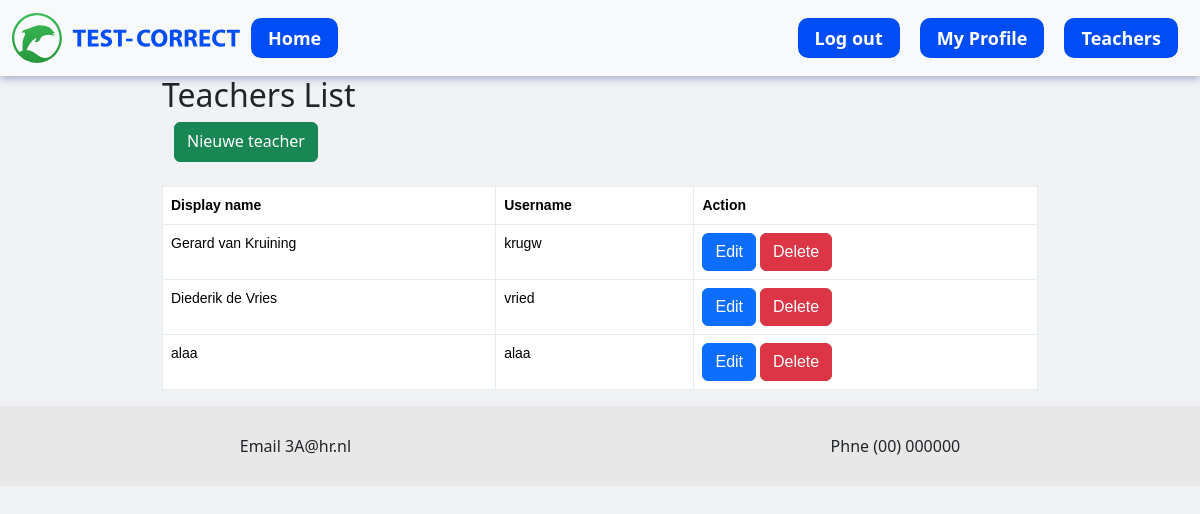
Screenshot of /teachers (signed in) with the database file from the repository.
### tables this page shows
CREATE TABLE teachers (
            teacher_id INTEGER PRIMARY KEY AUTOINCREMENT,
            display_name TEXT NOT NULL,
            username TEXT NOT NULL,
            teacher_password TEXT NOT NULL,
            date_created DATETIME DEFAULT CURRENT_TIMESTAMP,
            is_admin INTEGER NOT NULL DEFAULT 0);

### routes/teachers_routes.py (the view)
@teachers_bp.route('/teachers', methods=['GET'])
def get_teachers():
    if g.user and g.user.get('is_admin', 0) == 1:
     teachers = get_all_teachers()
     return render_template('teachers.html',teachers=teachers)
    else:
        return render_template('404.html')

### controllers/teachers_controllers.py (called while the page is built)
def get_all_teachers():
    teacher_db = TeacherDatabase()
    return teacher_db.get_all()

def get_teacher(teacher_id):
     teacher_db = TeacherDatabase()
     return teacher_db.get_teacher_by_id(teacher_id)

### models/teachers_model.py (called while the page is built)
    def _connect(self):
        return sqlite3.connect(self.db_path)

    def get_all(self):
        conn = self._connect()
        conn.row_factory = sqlite3.Row
        cursor = conn.cursor()
        cursor.execute("SELECT * FROM teachers")
        teachers = cursor.fetchall()
        conn.close()
        return teachers

    def get_teacher_by_id(self, id):
        conn = self._connect()
        conn.row_factory = sqlite3.Row
        cursor = conn.cursor()
        cursor.execute("SELECT * FROM teachers WHERE teacher_id = ? ", (id,))
        teacher = cursor.fetchone()
        conn.close()
        new_teacher = dict(teacher) if teacher is not None  else None
        return new_teacher

### routes/teachers_routes.py (called while the page is built)
@teachers_bp.before_request
def before_teachers_request():
    g.user = get_teacher(session['user_id'] )

### templates/teachers.html (shortened to what this page needs)
<!DOCTYPE html>
<html lang="en">
<head>
    <link rel="stylesheet" href="{{ url_for('static', filename='styles/global.css') }}">
    <link href="https://cdn.jsdelivr.net/npm/bootstrap@5.3.2/dist/css/bootstrap.min.css" rel="stylesheet">
</head>
<body>
    {% include 'header.html' %}
    <div class="container">
        <h2>Teachers List</h2>
        <div class="container teachers-header">
            <a href="/teachers/new" class="btn btn-success" style="height: 40px; margin-left: auto;">Nieuwe teacher</a>
        </div><br  />
        <table class="table">
            <thead>
                <tr>
                    <th style="font-weight:bold;">Display name</th>
                    <th style="font-weight:bold;">Username</th>
                    <th style="font-weight:bold;">Action</th>
            </thead>
            <tbody>
                {% for teacher in teachers %}
                    <tr>
                        <td>{{ teacher[1] }}</td>
                        <td>{{ teacher[2] }}</td>
                        <td>
                            <a href="{{ url_for('teachers.update_teacher', teacher_id=teacher[0]) }}" class="btn btn-primary">Edit</a>
                            <a href="{{ url_for('teachers.delete_teacher', teacher_id=teacher[0]) }}" class="btn btn-danger">Delete</a>
                        </td>
                    </tr>
                {% endfor %}
            </tbody>
        </table>
    </div>
<div class="container-footer">
    {% include 'footer.html' %}
</div>
</body>
</html>

### static/styles/global.css (style rules this page uses)
body { margin: 0px; padding: 0px; background-color: rgba(240, 242, 245, 1) !important; }
table { font-family: arial, sans-serif; width: 100%; font-size: 14px; border-collapse: collapse; }
table thead th { color: #000; background: transparent; padding: 15px; border: 1px solid #ebebec; font-weight: bold; }
table tr { background: #ffffff; }
table tr td { border: 1px solid #e6edf1; padding: 15px; }
@media (min-width: 576px) { .container, .container-sm { max-width: 900px!important; } }

### rows the page displays
teachers: display_name "Gerard van Kruining", username "krugw"
teachers: display_name "Diederik de Vries", username "vried"
teachers: display_name "alaa", username "alaa"
